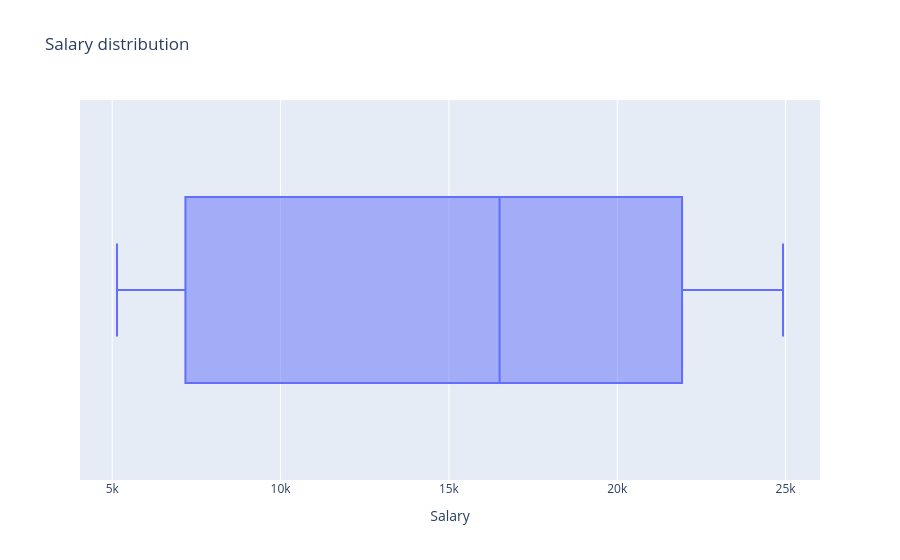

Notebook code for this chart:
### Code cell
fig= px.box(x= salary, title="Salary distribution", labels={"x":"Salary"})
fig.show()

### Figure 1 — Plotly figure (JSON) as saved in the notebook; plotly's stock layout.template omitted (floating-point values rounded to 4 significant figures)
{"data": [{"alignmentgroup": "True", "hovertemplate": "Salary=%{x}<extra></extra>", "legendgroup": "", "marker": {"color": "#636efa"}, "name": "", "notched": false, "offsetgroup": "", "orientation": "h", "showlegend": false, "type": "box", "x": [18078, 22571, 24226, 18108, 6391, 12362, 6306, 7889, 18048, 16239, 17056, 23414, 15316, 5416, 22972, 24508, 14221, 16304, 5701, 5260, 21925, 24923, 5917, 23950, 17308, 5142, 11042, 16706, 7174, 18366], "x0": " ", "xaxis": "x", "y0": " ", "yaxis": "y"}], "layout": {"boxmode": "group", "legend": {"tracegroupgap": 0}, "title": {"text": "Salary distribution"}, "xaxis": {"anchor": "y", "domain": [0, 1], "title": {"text": "Salary"}}, "yaxis": {"anchor": "x", "domain": [0, 1]}}}
